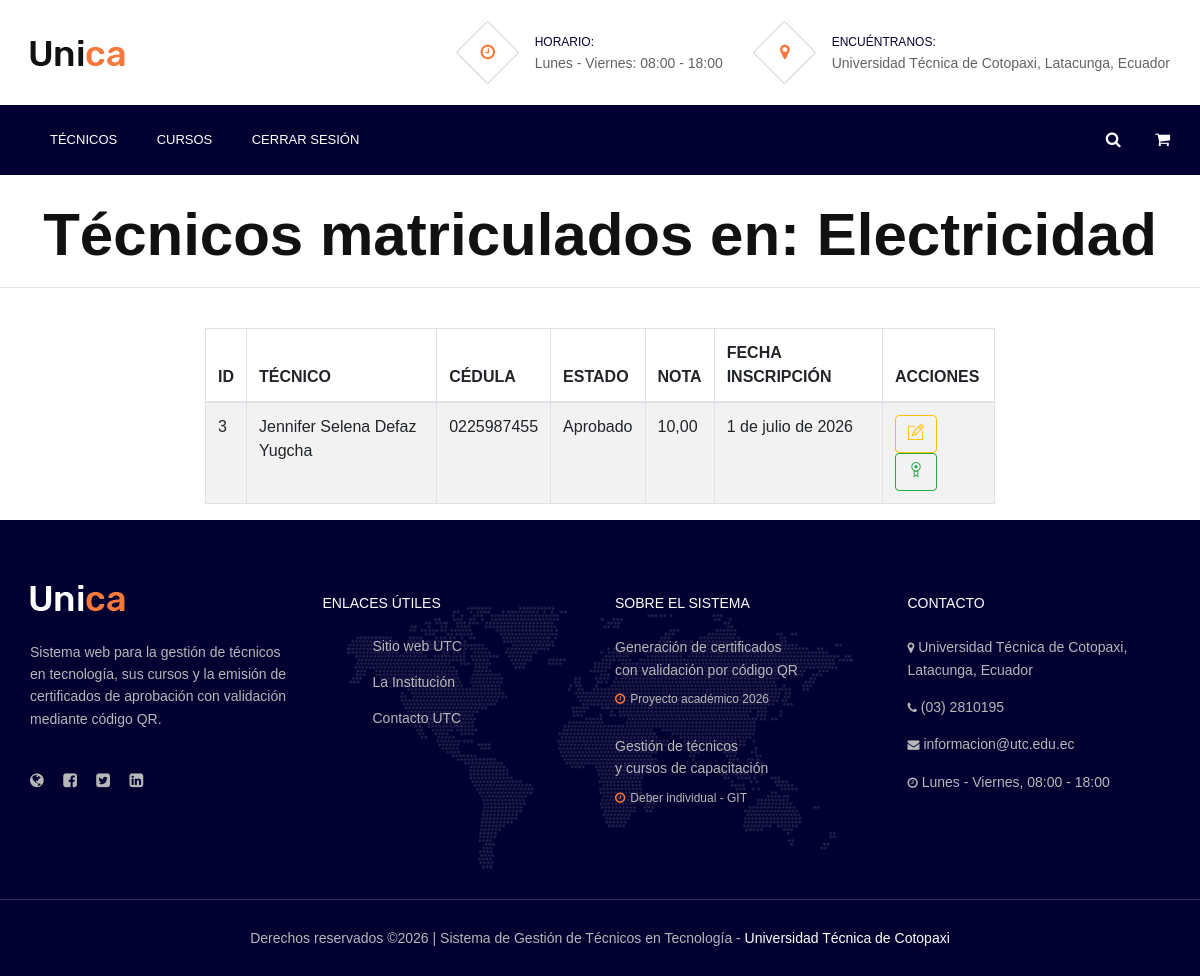
/listadoTecnicosCursos/4/ (signed in), run on an earlier commit of the app's database.
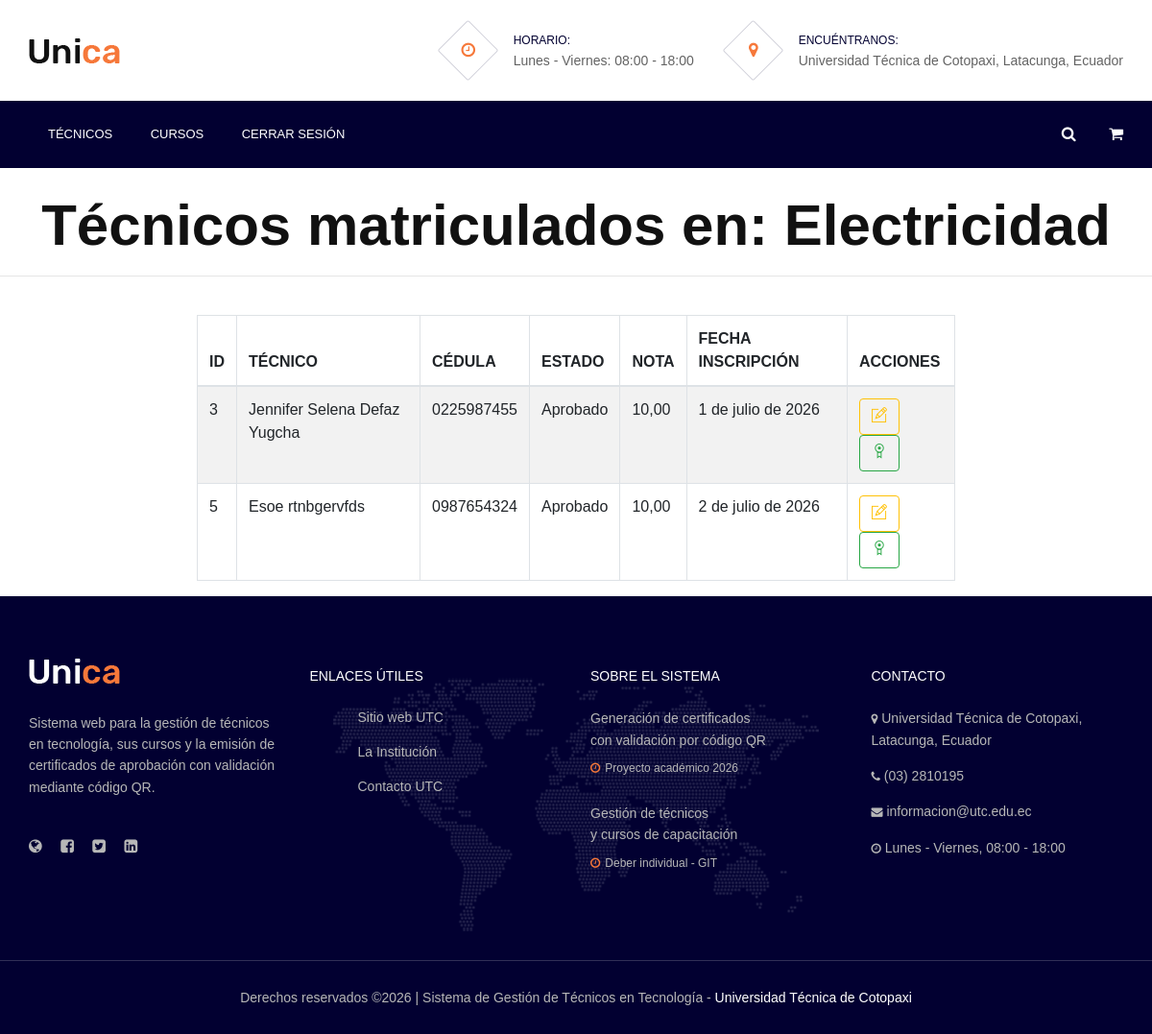
And on a later commit of the database.
### tecnologia/models.py (models this page shows)
class Inscripcion(models.Model):
    APROBADO = 'APROBADO'
    REPROBADO = 'REPROBADO'
    EN_CURSO = 'EN_CURSO'
    ESTADOS = [
        (EN_CURSO, 'En curso'),
        (APROBADO, 'Aprobado'),
        (REPROBADO, 'Reprobado'),
    ]
    id = models.AutoField(primary_key=True)
    tecnico = models.ForeignKey('Tecnico', on_delete=models.CASCADE)
    curso = models.ForeignKey('Curso', on_delete=models.CASCADE)
    nota_final = models.DecimalField(max_digits=4, decimal_places=2, null=True, blank=True)
    estado = models.CharField(max_length=10, choices=ESTADOS, default=EN_CURSO)
    fecha_inscripcion = models.DateField(auto_now_add=True)

class Tecnico(models.Model):
    id = models.AutoField(primary_key=True)
    usuario = models.OneToOneField(User, on_delete=models.CASCADE, null=True, blank=True)
    nombres = models.CharField(max_length=80)
    apellidos = models.CharField(max_length=80)
    cedula = models.CharField(max_length=10, unique=True)
    correo = models.EmailField(max_length=100, unique=True)
    telefono = models.CharField(max_length=10, blank=True)
    especialidad = models.CharField(max_length=100, blank=True)
    foto = models.FileField(upload_to='tecnicos', null=True, blank=True)

### tecnologia/views.py (the view)
# urls.py: path('listadoTecnicosCursos/<int:id>/', views.listadoTecnicosCursos),
@login_required(login_url='/login/')
def listadoTecnicosCursos(request, id):
    if request.user.perfil.rol != 'ADMIN':
        return redirect('/listadoInscripciones/')
    cursoActual = Curso.objects.get(id=id)
    inscripciones = Inscripcion.objects.filter(curso=cursoActual)
    return render(request, 'listadoTecnicosCursos.html', {'curso': cursoActual, 'misInscripciones': inscripciones})

### tecnologia/templates/listadoTecnicosCursos.html (shortened to what this page needs)
{% extends "./plantillaPrin.html" %}
{% block contenido %}
<center>
    <br>
    <h1> <b>Técnicos matriculados en: {{ curso.nombre }}</b></h1>
    <hr>
</center>
<br>
<div class="row">
    <div class="col-md-2"></div>
    <div class="col-md-8">
        <table id="tbl_inscripciones" class="table table-striped table-bordered">
            <thead>
                <tr>
                    <th>ID</th>
                    <th>TÉCNICO</th>
                    <th>CÉDULA</th>
                    <th>ESTADO</th>
                    <th>NOTA</th>
                    <th>FECHA INSCRIPCIÓN</th>
                    <th>ACCIONES</th>
                </tr>
            </thead>
            <tbody>
                {% for inscripcionTemporal in misInscripciones %}
                <tr>
                    <td>{{ inscripcionTemporal.id }}</td>
                    <td>{{ inscripcionTemporal.tecnico.nombres }} {{ inscripcionTemporal.tecnico.apellidos }}</td>
                    <td>{{ inscripcionTemporal.tecnico.cedula }}</td>
                    <td>{{ inscripcionTemporal.get_estado_display }}</td>
                    <td>{{ inscripcionTemporal.nota_final|default:"Sin calificar" }}</td>
                    <td>{{ inscripcionTemporal.fecha_inscripcion }}</td>
                    <td>
                        <a href="/editarInscripcion/{{ inscripcionTemporal.id }}/" class="btn btn-outline-warning" title="Calificar">
                            <i class="ti-pencil-alt"></i>
                        </a>
                        {% if inscripcionTemporal.estado == "APROBADO" %}
                            <a href="/certificado/{{ inscripcionTemporal.id }}/"
                               onclick="window.open(this.href,'Certificado','width=900,height=700,resizable=yes,scrollbars=yes'); return false;"
                               class="btn btn-outline-success" title="Ver Certificado">
                                <i class="ti-medall-alt"></i>
                            </a>
                        {% else %}
                            <a title="Certificado no disponible" class="disabled btn btn-outline-success" href="javascript:void(0)">
                                <i class="ti-medall-alt"></i>
                            </a>
                        {% endif %}
                    </td>
                </tr>
                {% endfor %}
            </tbody>
        </table>
    </div>
</div>
{% endblock %}

What changed in the data, as far as the page shows it:
added Inscripcion: id "5", tecnico.nombres "Esoe", tecnico.apellidos "rtnbgervfds", tecnico.cedula "0987654324", estado "Aprobado", nota_final "10,00", fecha_inscripcion "2 de julio de 2026"
